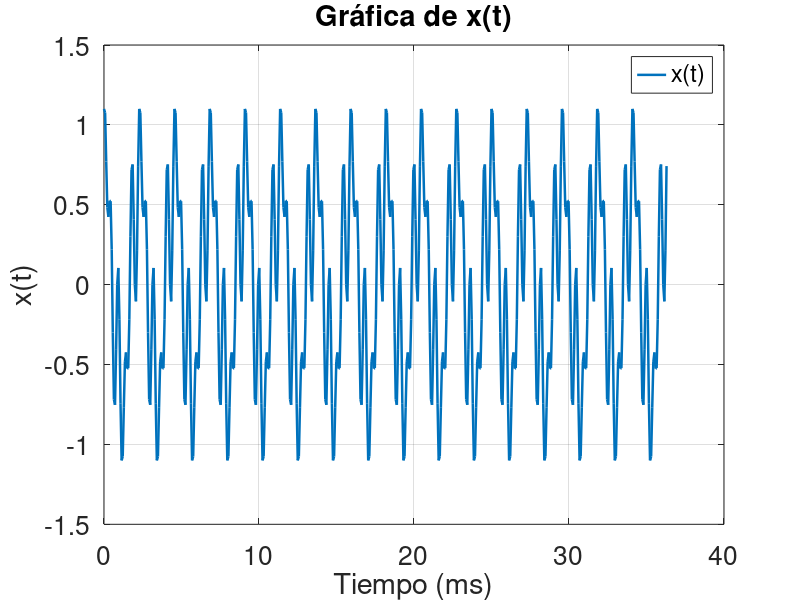

MATLAB code to generate this figure: (Note: this script raises an error after producing the figure.)
%UNIVERSIDAD DE COSTA RICA
%FACULTAD DE INGENIERIA 
%ESCUELA DE INGENIERIA ELECTRICA

%IE0527 - Ingenieria de Comunicaciones
%I - 2017

%Taller de simulacion: Transformada de Fourier

%Estudiantes:
%Luis Diego Fernandez Coto, 
%Victoria Quirós Cordero, B35527

%Profesor:
%Teodoro Willink Castro

%23/05/17

%% 1. ESTUDIO PRELIMINAR
clear all;

%Ganancias Ai
A1 = 0.7;
A2 = 0.3;
A3 = 0.4;

%Frecuencias fi
f1 = 440;
f2 = 3*f1;     
f3 = 5*f1;  

Fs = 32 * f1;   % Frecuencia de muestreo
N = 512;        % Se recomienda que sea una potencia de 2

t = 0:(1/Fs):((N-1)/Fs);    % Vector para el tiempo

x = (A1*cos(2*pi*f1*t)) + (A2*sin(2*pi*f2*t)) + (A3*cos(2*pi*f3*t));

% Grafica
figure;
plot(t*1000,x,'LineWidth',1.8);
title('Gráfica de x(t)');
xlabel('Tiempo (ms)');
ylabel('x(t)');
legend('x(t)');
set(gcf,'color','w');
set(gca,'fontsize', 19);
grid on;

%Potencia de x
Px = bandpower(x,Fs,[0 Fs/2]);

Harmonic = {'Fundamental';'Third';'Fifth'};

Freqs = [440 1320 2200]';

Power = zeros([3 1]);
PxTotal = 0;

for k = 1:3
    Power(k) = bandpower(x,Fs,Freqs(k)+[-10 10]);
    PxTotal = PxTotal + Power(k);
end

T = table(Freqs,Power,'RowNames',Harmonic)

PxTotal

%% 2. TRANSFORMADA DE FOURIER
f = -(Fs/2):(Fs/N):((Fs/2)-(Fs/N)); % Vector de frecuencia

% Transformada de fourier X(F) de x(t)
X = 1/N*fftshift(fft(x,N)); % fftshift centra x(t)

% Grafica de la parte real e imaginaria
figure;
plot (f, real(X),'LineWidth',1.8);
hold on;
plot (f, imag(X),'LineWidth',1.8);
title('Gráfica de X(F)');
xlabel('Frecuencia (Hz)');
ylabel('X(F)');
legend('Parte real', 'Parte imaginaria');
set(gcf,'color','w');
set(gca,'fontsize', 19);
grid on;

% Grafica del espectro de Fourier de x
figure;
stem(f, abs(X),'LineWidth',1.8);    % Espectro de Fourier
title('Espectro de Fourier de X(F)');
xlabel('Frecuencia (Hz)');
ylabel('Magnitud');
legend('Magnitud X(F)');
set(gcf,'color','w');
set(gca,'fontsize', 19);
grid on;

%% 3. DENSIDAD ESPECTRAL DE POTENCIA
f_dB = 0:(Fs/N):((Fs/2)-(Fs/N)); % Vector de frecuencia

% Obteniendo Sxx
Sxx = periodogram(x,rectwin(N),N, Fs, 'onesided');
Sxx = Fs/N*Sxx(1:N/2)';
SxxdB = 10*log10(Sxx);  % Sxx expresado en dB

% Graficando Sxx en dBW/Hz
figure;
plot(f_dB,SxxdB,'LineWidth',1.8);
title('Gráfica de Sxx');
xlabel('F (Hz)');
ylabel('Magnitd (dBW)');
legend('Sxx(F)');
set(gcf,'color','w');
set(gca,'fontsize', 19);
grid on;

% Potencia de Sxx
PxSxx = 0;

for i = 1:1:length(Sxx)
   PxSxx = Sxx(i)+ PxSxx; 
end

PxSxx % Imprimir resultado

% Sxx a partir de FFT
Sxx1 = 2*abs(X(N/2+1:N)).^2;
SxxdB1 = 10*log10(Sxx1);  %Sxx expresado en decibelios

%Graficando Sxx1 en dBW/Hz
figure;
plot(f_dB,SxxdB1,'LineWidth',1.8);
title('Gráfica de Sxx1');
xlabel('F (Hz)');
ylabel('Magnitd (dBW)');
legend('Sxx1(F)');
set(gcf,'color','w');
set(gca,'fontsize', 19);
grid on;

%Potencia de Sxx
PxSxx1 = 0;

for i = 1:1:length(Sxx1)
   PxSxx1 = Sxx(i)+ PxSxx1; 
end

PxSxx1 % Imprimir resultado

%% 4. FILTRADO
% Filtro FIR pasa-bajos de orden 32 con frecuencia de media potencia de f2
D = designfilt('lowpassfir','FilterOrder',32,'HalfPowerFrequency',f2,'SampleRate',Fs);

% Respuesta en frecuencia del filtro
% freqz(D, f, Fs);

% Filtrando x con el filtro disennado
y = filtfilt(D,x);

% Transformada de fourier Y(F) de y(t)
Y = 1/N*fftshift(fft(y,N)); 

% Grafica de y(t)
figure;
plot(t*1000,y,'LineWidth',1.8);
title('Gráfica de y(t)');
xlabel('Tiempo (ms)');
ylabel('x(t)');
legend('x(t)');
set(gcf,'color','w');
set(gca,'fontsize', 19);
grid on;

%Grafica del espectro de Fourier de Y
figure;
stem(f, abs(Y),'LineWidth',1.8);    % Espectro de Fourier
title('Espectro de Fourier de Y(F)');
xlabel('Frecuencia (Hz)');
ylabel('Y(F)');
legend('Magnitud Y(F)');
set(gcf,'color','w');
set(gca,'fontsize', 19);
grid on;

%% RETO: FILTRADO DE UNA SENNAL DE AUDIO
[w, Fsreto] = audioread('Roxanne.wav');

Nw = length(w);

fw = 0:(Fsreto/Nw):((Fsreto/2)-(Fsreto/Nw)); % Vector de frecuencia

% Obteniendo Sww
Sww = periodogram(w,rectwin(Nw),Nw, Fsreto, 'onesided');
Sww = Fsreto/Nw*Sww(1:floor(Nw/2))';
SwwdB = 10*log10(Sww);  % Sww expresado en decibelios

% Grafica de Sww en dBW/Hz
figure;
plot(fw,SwwdB,'LineWidth',1.8);
title('Gráfica de Sww');
xlabel('F (Hz)');
ylabel('Magnitd (dBW)');
legend('Sww(F)');
set(gcf,'color','w');
set(gca,'fontsize', 19);
grid on;

% Filtro IIR pasa-bajos de orden 8 con frecuencia de media potencia de fc = 2000 Hz 
Dw = designfilt('lowpassiir','FilterOrder',8,'HalfPowerFrequency',2000,'SampleRate',Fsreto);

v = filtfilt(Dw,w);

Svv = periodogram(v,rectwin(Nw),Nw,Fsreto,'onesided'); 
Svv = Fsreto/Nw*Svv(1:floor(Nw/2))';
SvvdB = 10*log10(Svv);

% Grafica de Svv en dBW/Hz
figure;
plot(fw,SvvdB,'LineWidth',1.8);
title('Gráfica de Svv');
xlabel('F (Hz)');
ylabel('Magnitd (dBW)');
legend('Svv(F)');
set(gcf,'color','w');
set(gca,'fontsize', 19);
grid on;

audiowrite('Roxanne_filterd.wav',v,Fsreto);
